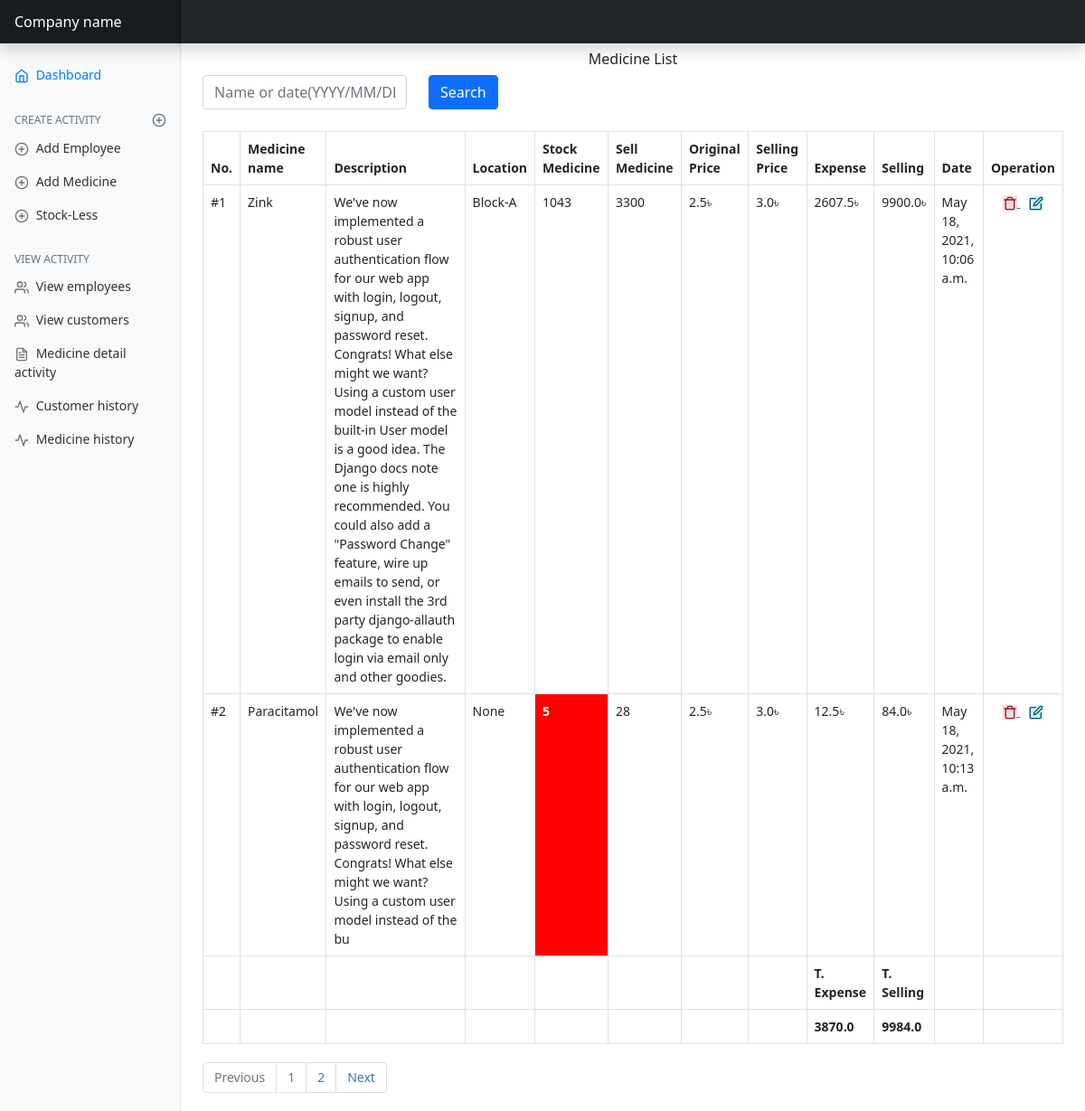
Before: /medicine-list/ with the older database file.
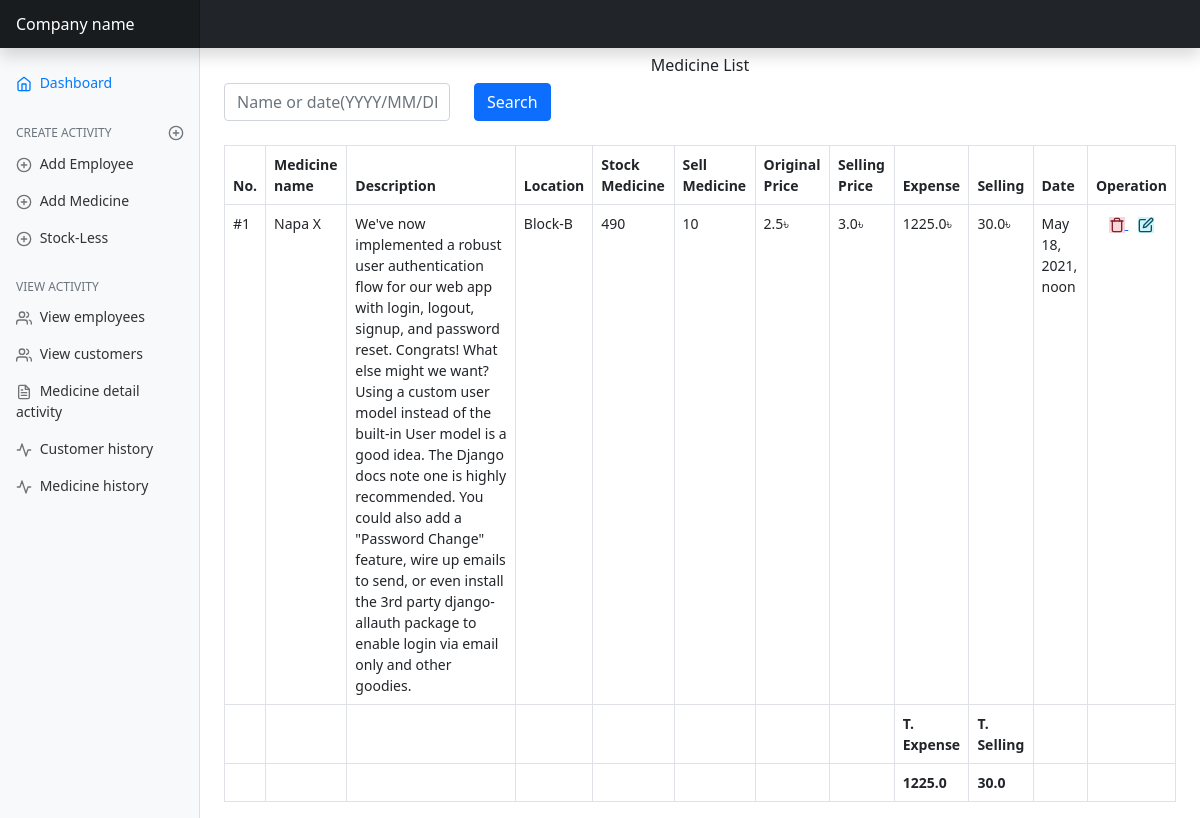
After: the same page with the newer database file.
### mainApp/models/medicine.py (models this page shows, shortened)
class Medicine(TimeStamp):
    medicine_name = models.CharField(max_length=255, unique=True, null=True, blank=True)
    company_name = models.CharField(max_length=255, null=True, blank=True)
    description = models.TextField(blank=True, null=True, default='')
    location = models.CharField(max_length=50, null=True, blank=True)
    number_of_medicine = models.IntegerField(default=0, null=True, blank=True)
    original_price = models.FloatField(blank=True, null=True)
    selling_price = models.FloatField(blank=True, null=True)
    sold_number_of_medicine = models.IntegerField(default=0, blank=True, null=True)
    sold_at_a_time = models.IntegerField(default=0, blank=True, null=True)
    class Meta:
        ordering = ('-created_at',)
    def sold_medicine_value(self):
        return self.sold_number_of_medicine * self.selling_price
    def expense(self):
        return self.original_price * self.number_of_medicine

### mainApp/views/medicine_view.py (the view)
# urls.py: path('medicine-list/', medicine_view.SalesManagementList.as_view(), name='medicine-list'),
class SalesManagementList(View):
    def get(self, request):
        sales = Medicine.objects.all()
        search = request.GET.get('q')
        if search:
            sales = Medicine.objects.filter(
                Q(medicine_name__icontains=search) | Q(created_at__iexact=search)
            ).distinct()
        total_selling = get_selling_sum(sales)
        total_expense = get_expense_sum(sales)
        page = request.GET.get('page', 1)
        paginator = Paginator(sales, per_page=2)
        try:
            all_sales = paginator.page(page)
        except PageNotAnInteger as e:
            all_sales = paginator.page(1)
        except EmptyPage:
            all_sales = Paginator.page(paginator.num_pages)
        print(">>>>>>>>>>>>>>>>>>", all_sales)
        return render(request, 'medicine/sales_list.html', {
            'medicines': all_sales,
            'total_selling': total_selling,
            'total_expense': total_expense,
        })

### mainApp/views/medicine_view.py (called while the page is built)
def get_selling_sum(sales):
    sum = 0
    for sale in sales:
        sum += sale.sold_medicine_value()
    return sum

def get_expense_sum(sales):
    sum = 0
    for sale in sales:
        sum += sale.expense()
    return sum

### mainApp/templates/medicine/sales_list.html (shortened to what this page needs)
{% extends 'base.html' %}
{% block content %}
    <h6 class="text-center mt-2">Medicine List</h6>
    <div class="col-lg-6 col-md-6 col-sm-12 text-center mb-4 align-items-center">
        <form class="row mb-4" method="GET">
            <div class="col-md-6">
                <input type="text" name="q" class="form-control" placeholder="Name or date(YYYY/MM/DD)"
                       aria-label="First name">
            </div>
            <div class="col-md-2">
                <input type="submit" class="btn btn-primary" VALUE="Search"/>
            </div>
        </form>
    </div>
    <table id="example" class="table table-bordered" style="width:100%">
        <thead>
        <tr>
            <th>No.</th>
            <th>Medicine name</th>
            <th>Description</th>
            <th>Location</th>
            <th>Stock Medicine</th>
            <th>Sell Medicine</th>
            <th>Original Price</th>
            <th>Selling Price</th>
            <th>Expense</th>
            <th>Selling</th>
            <th>Date</th>
            <th>Operation</th>
        </tr>
        </thead>
        <tbody id="tbody">
        {% for medicine in medicines %}
            <tr>
                <td>#{{ forloop.counter }}</td>
                <td>{{ medicine.medicine_name }}</td>
                <td>{{ medicine.description }}</td>
                <td>{{ medicine.location }}</td>
                {% if medicine.number_of_medicine < 20 %}
                    <td style="background-color: red;color: white;font-weight: 600">{{ medicine.number_of_medicine }}</td>
                {% else %}
                    <td>{{ medicine.number_of_medicine }}</td>
                {% endif %}
                <td>{{ medicine.sold_number_of_medicine }}</td>
                <td>{{ medicine.original_price }}৳</td>
                <td>{{ medicine.selling_price }}৳</td>
                <td>{{ medicine.expense }}&#2547;</td>
                <td>{{ medicine.sold_medicine_value }}৳</td>
                <td>{{ medicine.updated_at }}</td>
                <td style="text-align: center">
                    <a href="{% url 'delete-medicine' medicine.id %}">
                        <span class="alert-danger" data-feather="trash"></span>
                    </a>
                    <a style="margin-left: 10px" href="{% url 'update-medicine' medicine.id %}"
                    >
                            <span id="modal-form" class="alert-info"
                                  data-feather="edit"></span>
                    </a>
                </td>
            </tr>
        {% endfor %}
        </tbody>
        <tfoot>
        <tr>
            <th></th>
            <th></th>
            <th></th>
            <th></th>
            <th></th>
            <th></th>
            <th></th>
            <th></th>
            <th>T. Expense</th>
            <th>T. Selling</th>
            <th></th>
            <th></th>
        </tr>
        <tr>
            <th></th>
            <th></th>
            <th></th>
            <th></th>
            <th></th>
            <th></th>
            <th></th>
            <th></th>
            <th>{{ total_expense }}</th>
            <th>{{ total_selling }}</th>
            <th></th>
            <th></th>
        </tr>
        </tfoot>
    </table>
    <nav aria-label="Page navigation example">
        {% if medicines.has_other_pages %}
            <ul class="pagination">
                {% if medicines.has_previous %}
                    <li class="page-item"><a class="page-link"
                                             href="?page={{ medicines.previous_page_number }}">Previous</a>
                    </li>
                {% else %}
                    <li class="page-item disabled"><a class="page-link" href="#">Previous</a></li>
                {% endif %}
                {% for i in medicines.paginator.page_range %}
                    {% if medicines.number == i %}
                        <li class="page-item disabled"><a class="page-link" href="#">{{ i }}</a></li>
                    {% else %}
                        <li class="page-item"><a href="?page={{ i }}">{{ i }}</a></li>
                    {% endif %}
                {% endfor %}
                {% if medicines.has_next %}
                    <li class="page-item"><a class="page-link" href="?page={{ medicines.next_page_number }}">Next</a>
                    </li>
                {% else %}
                    <li class="page-item disabled"><a class="page-link" href="#">Next</a></li>
                {% endif %}
            </ul>
        {% endif %}
    </nav>
{% endblock content %}

### mainApp/templates/base.html (shortened to what this page needs)
{% load static %}
<!doctype html>
<html lang="en">
<head>
    <link href="{% static './table/custom.css' %}" rel="stylesheet">
    <link href="{% static './assets/dist/css/bootstrap.min.css' %}" rel="stylesheet">
    <link href="{% static './dashboard/dashboard.css' %}" rel="stylesheet">
    <link href="{% static './table/fontawasome.css' %}" rel="stylesheet">
</head>
<body>
<header class="navbar navbar-dark sticky-top bg-dark flex-md-nowrap p-0 shadow">
    <a class="navbar-brand col-md-3 col-lg-2 me-0 px-3" href="#">Company name</a>
</header>
<div class="container-fluid">
    <div class="row">
        <nav id="sidebarMenu" class="col-md-3 col-lg-2 d-md-block bg-light sidebar collapse">
            <div class="position-sticky pt-3">
                <ul class="nav flex-column">
                    <li class="nav-item">
                        <a class="nav-link active" aria-current="page" href="{% url 'dashboard' %}">
                            <span data-feather="home"></span>
                            Dashboard
                        </a>
                    </li>
                    <h6 class="sidebar-heading d-flex justify-content-between align-items-center px-3 mt-4 mb-1 text-muted">
                        <span>Create activity</span>
                        <a class="link-secondary" href="#" aria-label="Add a new report">
                            <span data-feather="plus-circle"></span>
                        </a>
                    </h6>
                    <li class="nav-item">
                        <a class="nav-link" href="{% url 'create-employee' %}">
                            <span data-feather="plus-circle"></span>
                            Add Employee
                        </a>
                    </li>
                    <li class="nav-item">
                        <a class="nav-link" href="{% url 'create-medicine' %}">
                            <span data-feather="plus-circle"></span>
                            Add Medicine
                        </a>
                    </li>
                    <li class="nav-item">
                        <a class="nav-link" href="{% url 'create-stock-less' %}">
                            <span data-feather="plus-circle"></span>
                            Stock-Less
                        </a>
                    </li>
                </ul>
                <h6 class="sidebar-heading d-flex justify-content-between align-items-center px-3 mt-4 mb-1 text-muted">
                    <span>View activity</span>
                </h6>
                <ul class="nav flex-column mb-2">
                    <li class="nav-item">
                        <a class="nav-link" href="{% url 'employee-list' %}">
                            <span data-feather="users"></span>
                            View employees
                        </a>
                    </li>
                    <li class="nav-item">
                        <a class="nav-link" href="{% url 'customer-list' %}">
                            <span data-feather="users"></span>
                            View customers
                        </a>
                    </li>
                    <li class="nav-item">
                        <a class="nav-link" href="{% url 'medicine-list' %}">
                            <span data-feather="file-text"></span>
                            Medicine detail activity
                        </a>
                    </li>
                    <li class="nav-item">
                        <a class="nav-link" href="{% url 'customer-histories' %}">
                            <span data-feather="activity"></span>
                            Customer history
                        </a>
                    </li>
                    <li class="nav-item">
                        <a class="nav-link" href="{% url 'medicine-histories' %}">
                            <span data-feather="activity"></span>
                            Medicine history
                        </a>
                    </li>
                </ul>
            </div>
        </nav>
        <main class="col-md-9 ms-sm-auto col-lg-10 px-md-4">
            {% block content %}
            {% endblock %}
        </main>
    </div>
</div>
</body>
</html>

### mainApp/static/dashboard/dashboard.css (style rules this page uses)
body { font-size: .875rem; }
.feather { width: 16px; height: 16px; vertical-align: text-bottom; }
.sidebar { position: fixed; top: 0; bottom: 0; left: 0; z-index: 100; padding: 48px 0 0; box-shadow: inset -1px 0 0 rgba(0, 0, 0, .1); }
.sidebar .nav-link { font-weight: 500; color: #333; }
.sidebar .nav-link .feather { margin-right: 4px; color: #727272; }
.sidebar .nav-link.active { color: #007bff; }
.sidebar .nav-link:hover .feather, .sidebar .nav-link.active .feather { color: inherit; }
.sidebar-heading { font-size: .75rem; text-transform: uppercase; }
.navbar-brand { padding-top: .75rem; padding-bottom: .75rem; font-size: 1rem; background-color: rgba(0, 0, 0, .25); box-shadow: inset -1px 0 0 rgba(0, 0, 0, .25); }

Changed rows visible on the page:
removed Medicine: medicine_name "Zink", description "We've now implemented a robust user authentication flow for our web app with login, logout, signup, and password reset. Congrats! What else might we want? Using a custom user model instead of the built-in User model is a good idea. The Django docs note one is highly recommended. You could also add a \"Password Change\" feature, wire up emails to send, or even install the 3rd party django-allauth package to enable login via email only and other goodies.", location "Block-A", number_of_medicine "1043", sold_number_of_medicine "3300", original_price "2.5", selling_price "3.0", expense "2607.5", sold_medicine_value "9900.0", updated_at "May 18, 2021, 10:06 a.m."
removed Medicine: medicine_name "Paracitamol", description "We've now implemented a robust user authentication flow for our web app with login, logout, signup, and password reset. Congrats! What else might we want? Using a custom user model instead of the bu", location "None", number_of_medicine "5", sold_number_of_medicine "28", original_price "2.5", selling_price "3.0", expense "12.5", sold_medicine_value "84.0", updated_at "May 18, 2021, 10:13 a.m."
now on this page (row edited): Medicine: medicine_name "Napa X", description "We've now implemented a robust user authentication flow for our web app with login, logout, signup, and password reset. Congrats! What else might we want? Using a custom user model instead of the built-in User model is a good idea. The Django docs note one is highly recommended. You could also add a \"Password Change\" feature, wire up emails to send, or even install the 3rd party django-allauth package to enable login via email only and other goodies.", location "Block-B", number_of_medicine "490", sold_number_of_medicine "10", original_price "2.5", selling_price "3.0", expense "1225.0", sold_medicine_value "30.0", updated_at "May 18, 2021, noon"
Other visible differences:
{{ total_expense }}: "3870.0" → "1225.0"
{{ total_selling }}: "9984.0" → "30.0"
text no longer shown: "Previous Next"
list line gone: "1"
list line gone: "2"
